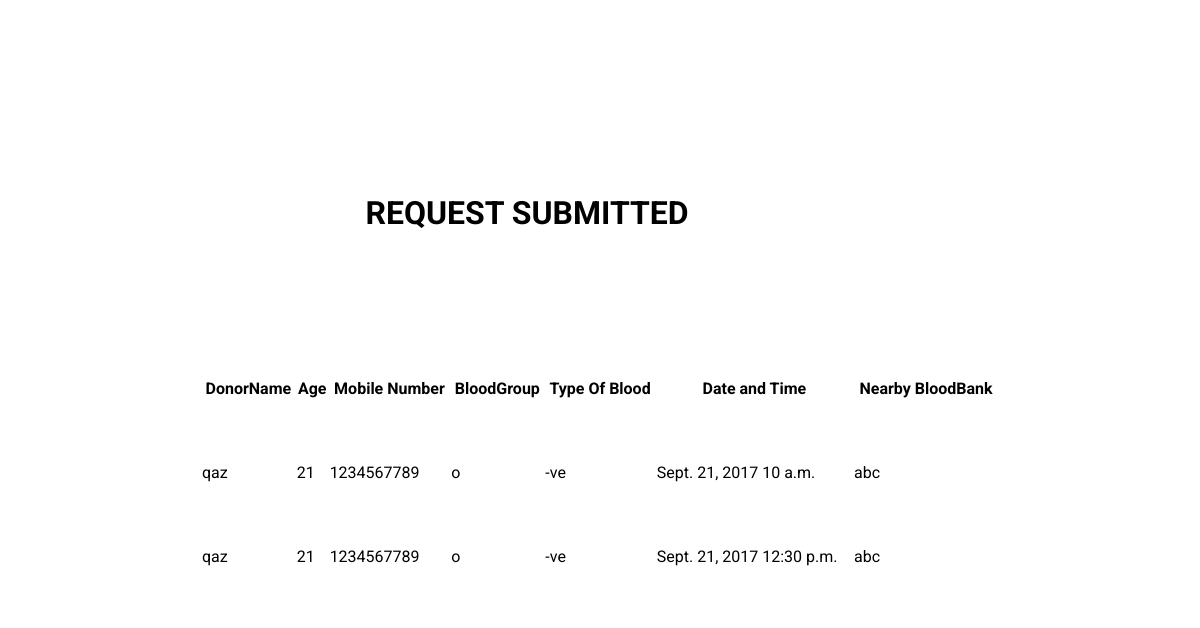
The app's page /blooddonor/viewdonor/ with its own data.
### blooddonor/models.py (models this page shows, shortened)
class donorregister(models.Model):
	DonorName=models.CharField(max_length=50)
	DonorAddress=models.CharField(max_length=300)
	DonorMobileNumber=models.CharField(max_length=10)
	DonorAge=models.CharField(max_length=3)
	DonorEmailId=models.EmailField(max_length=254)
	password=models.CharField(max_length=15)

class donor(models.Model):
	BloodGroup=models.CharField(max_length=5)
	TypeOfBlood=models.CharField(max_length=3)
	Date=models.DateField(_("Date"), default=date.today)
	Time=models.TimeField(blank=True, null=True)
	NearByBloodBank=models.CharField(max_length=30)

### blooddonor/views.py (the view)
def viewdonor(request):
  hos=don.objects.all()
  hospital=donorresponse.objects.all()
  template=loader.get_template('blooddonor/viewdonor.html')
  context= {
      'hospital':hospital,
      'hos':hos
          }
  return HttpResponse(template.render(context, request))

### blooddonor/templates/blooddonor/viewdonor.html (shortened to what this page needs)
<html>
<head>
</head>
<body bgcolor="white">
<center>
<div class="login-page">
   {% if hospital %}
   <table  style="background-color: white; border:1px solid white; width:800px ;height: 500px;margin-top:100px; border-collapse: collapse; ">
     <tr>
       <td colspan="6" align="center"><h1>REQUEST SUBMITTED </h1></td></tr>
    <tr>
      <th>DonorName</th>
      <th>Age</th>
      <th>Mobile Number</th>
      <th>BloodGroup</th>
      <th>Type Of Blood</th>
      <th>Date and Time</th>
      <th>Nearby BloodBank</th>
     </tr>
   {% for h in hos %}
   {% for viewmachines in hospital %}
   <tr>
   <td> {{ h.DonorName }}</td> <td>{{h.DonorAge }}</td> <Td>{{h.DonorMobileNumber}}</td>
   <td> {{ viewmachines.BloodGroup}}</td>
   <td> {{ viewmachines.TypeOfBlood}}</td>
   <td>{{ viewmachines.Date}}
   {{ viewmachines.Time}}</td>
   <td>{{ viewmachines.NearByBloodBank}}</td>
   </tr>
   {% endfor %}
   {% endfor%}
   </table>
 </center>
 {% else %}
     <h3>noOrder</h3>
{% endif %}
</body>
</html>

### blooddonor/templates/blooddonor/viewdonor.html (style rules this page uses)
.login-page { width: 900px; height: 500px; margin: auto; }
body { background: white; font-family: "Roboto", sans-serif; -webkit-font-smoothing: antialiased; -moz-osx-font-smoothing: grayscale; }

### records on screen
donorregister: DonorName "qaz", DonorAge "21", DonorMobileNumber "1234567789"
donor: BloodGroup "o", TypeOfBlood "-ve", Date "Sept. 21, 2017", Time "10 a.m.", NearByBloodBank "abc"
donor: BloodGroup "o", TypeOfBlood "-ve", Date "Sept. 21, 2017", Time "12:30 p.m.", NearByBloodBank "abc"
